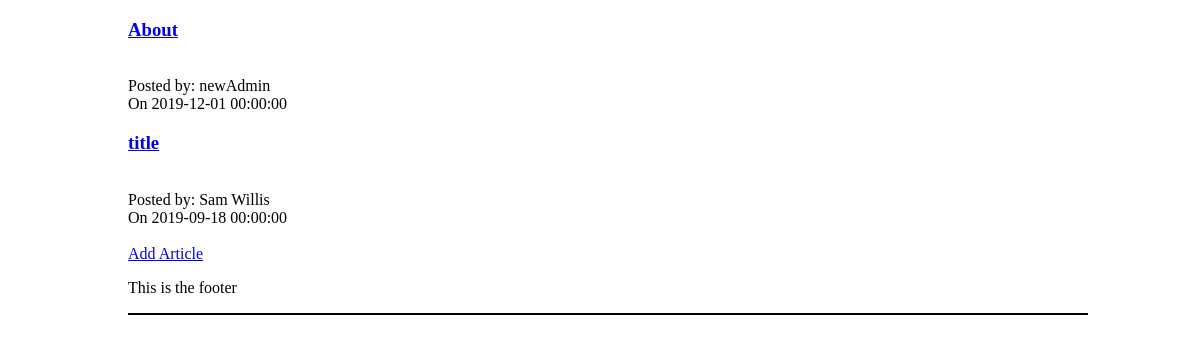
Before: /news.php with the older database file.
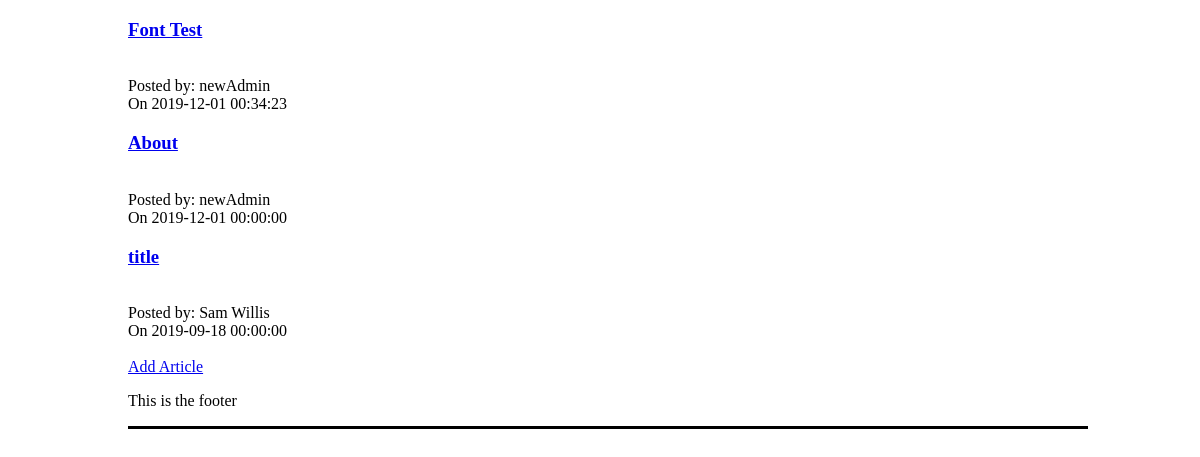
After: the same page with the newer database file.
### tables this page shows
CREATE TABLE IF NOT EXISTS `articles` (
  `poster` varchar(100) NOT NULL,
  `created` datetime NOT NULL,
  `title` varchar(255) NOT NULL,
  `content` mediumtext NOT NULL,
  `post_id` int(11) NOT NULL AUTO_INCREMENT,
  PRIMARY KEY (`post_id`)
);

### news.php (the view, shortened to what this page needs)
<?php
include("header.php");
include("db_connect.php");
echo "<div class='news-articles'>";
$sql = "SELECT * FROM articles ORDER BY created DESC";
$result = $conn->query($sql);
while($row = $result->fetch_assoc()){
    echo "<div class='news_article'><h3><a href='article.php?id=" . $row["post_id"] . "'>" . $row["title"] . "</a></h3><br>Posted by: " . $row["poster"] . "<br>On " . $row["created"] . "<br>";
}
echo "<div>";
echo "<br><a href='add_article.php'>Add Article</a> ";
include("footer.php");
?>

Changed rows visible on the page:
added articles: title "Font Test", poster "newAdmin", created "2019-12-01 00:34:23"
